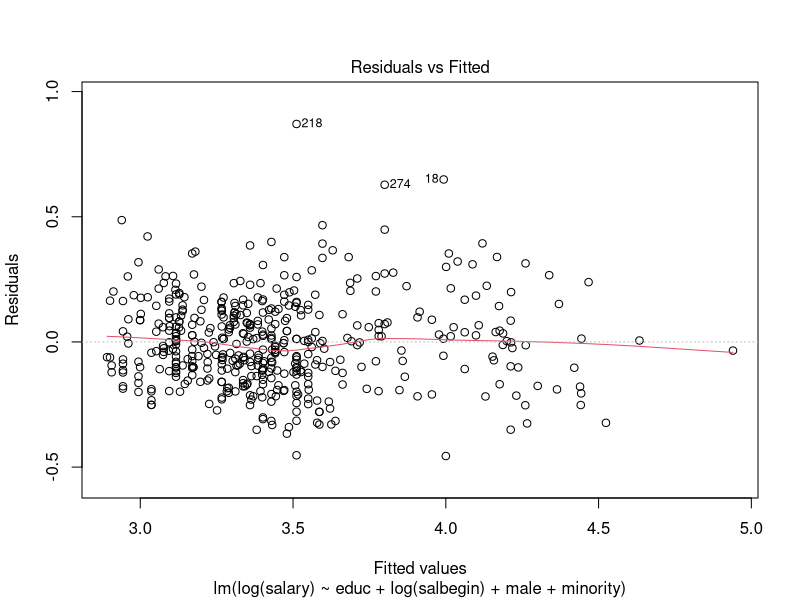
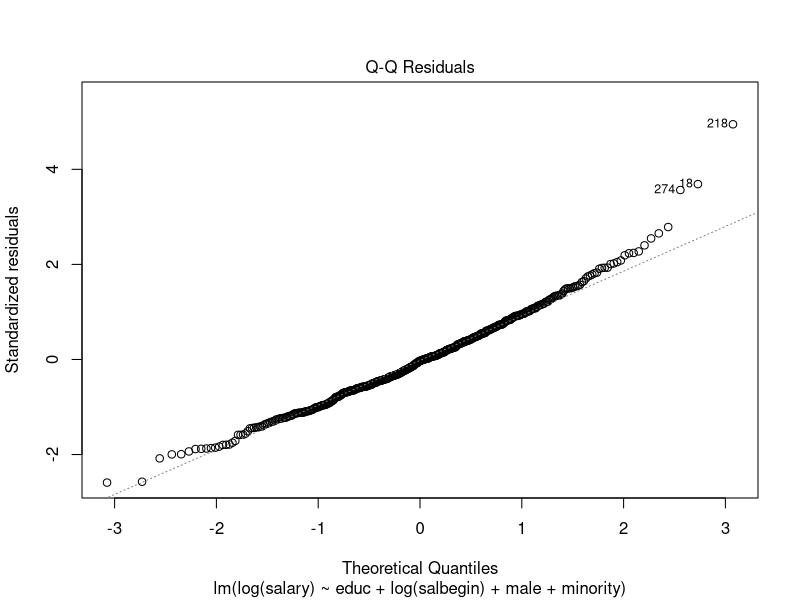
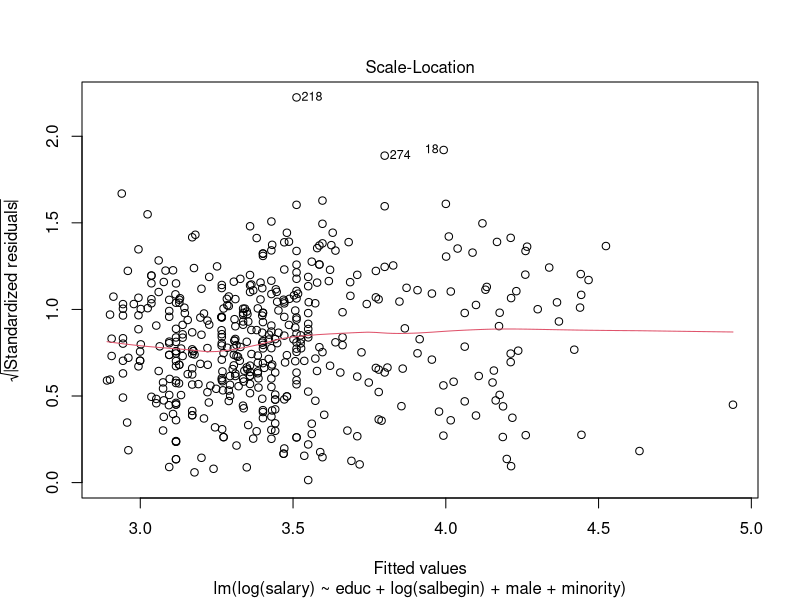
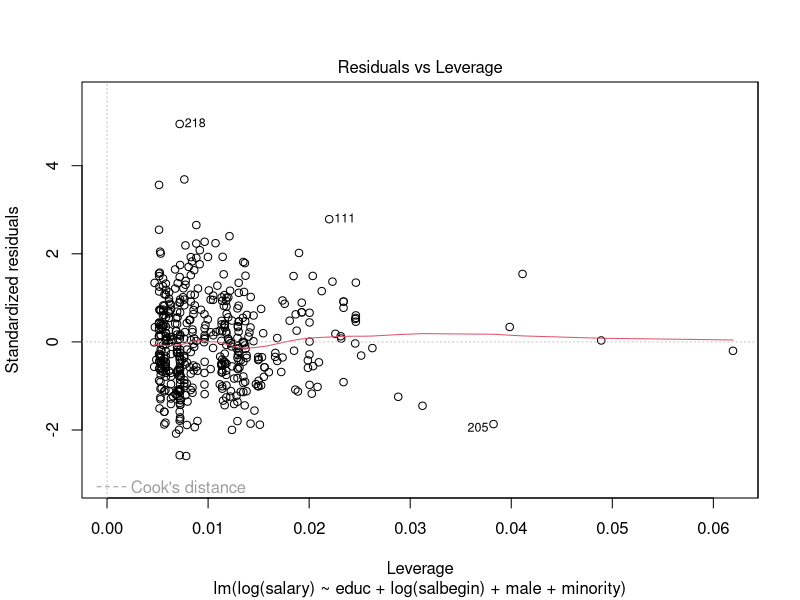

Here is the R script that generated these plots, in order:
## ---- chunk 1
knitr::opts_chunk$set(echo = TRUE)
## ---- chunk 2
options(scipen = 999)
library(readr)
data1 <- read_csv("data1.csv")
model <- lm(log(salary) ~ educ + log(salbegin) + male + minority, data = data1)
summary(model)
## ---- chunk 3
plot(model)
## ---- chunk 4
r=residuals(model)
res = r^2
summary(lm(res~educ + log(salbegin) + male + minority, data = data1))
## ---- chunk 5
LM = 0.1231*474
LM
## ---- chunk 6
1-pchisq(LM,4)
## ---- chunk 7
library(lmtest)
bptest(model)

